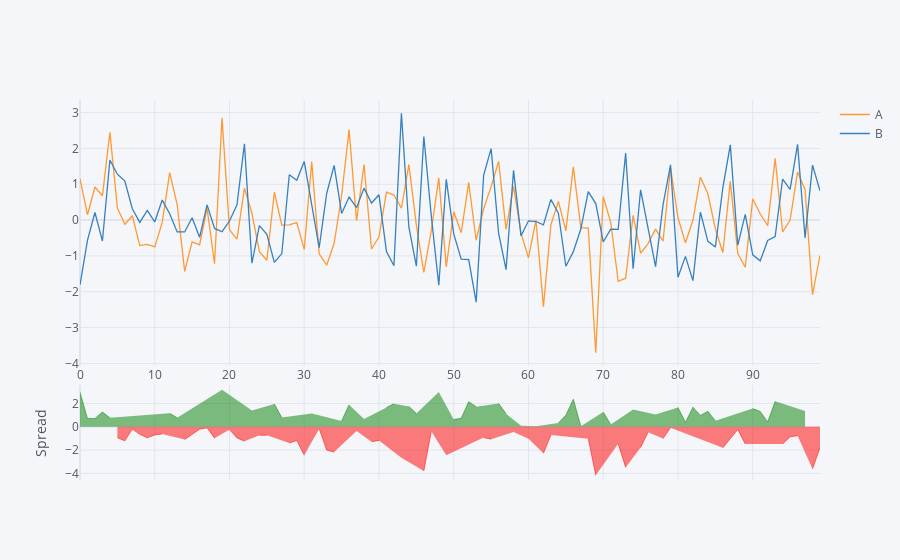

The cell this chart's notebook holds for it:
### Markdown cell above
## Spread

### Code cell
df[['A','B']].iplot(kind='spread')

### Figure 1 — Plotly figure (JSON) as saved in the notebook; plotly's stock layout.template omitted (floating-point values rounded to 4 significant figures)
{"data": [{"line": {"color": "rgba(255, 153, 51, 1.0)", "dash": "solid", "shape": "linear", "width": 1.3}, "mode": "lines", "name": "A", "text": "", "type": "scatter", "x": [0, 1, 2, 3, 4, 5, 6, 7, 8, 9, 10, 11, 12, 13, 14, 15, 16, 17, 18, 19, 20, 21, 22, 23, 24, 25, 26, 27, 28, 29, 30, 31, 32, 33, 34, 35, 36, 37, 38, 39, 40, 41, 42, 43, 44, 45, 46, 47, 48, 49, 50, 51, 52, 53, 54, 55, 56, 57, 58, 59, 60, 61, 62, 63, 64, 65, 66, 67, 68, 69, 70, 71, 72, 73, 74, 75, 76, 77, 78, 79, 80, 81, 82, 83, 84, 85, 86, 87, 88, 89, 90, 91, 92, 93, 94, 95, 96, 97, 98, 99], "y": [1.152, 0.1509, 0.9244, 0.6795, 2.448, 0.3412, -0.1165, 0.1229, -0.7118, -0.6785, -0.7478, -0.06462, 1.328, 0.436, -1.432, -0.6075, -0.6873, 0.3309, -1.215, 2.854, -0.2675, -0.5324, 0.8947, 0.1916, -0.8794, -1.119, 0.7776, -0.1414, -0.1324, -0.06652, -0.8163, 1.631, -0.9393, -1.258, -0.6467, 0.6867, 2.526, -0.01689, 1.551, -0.8057, -0.4655, 0.7826, 0.7002, 0.3317, 1.553, -0.1472, -1.462, -0.2837, 1.177, -1.304, 0.2312, -0.353, 1.053, -0.5621, 0.317, 0.9343, 1.641, -0.2603, 0.9402, -0.3617, -1.055, -0.002884, -2.415, -0.13, 0.5241, -0.3014, 1.487, -0.2077, -0.2238, -3.7, 0.6554, -0.06011, -1.706, -1.62, 0.1347, -0.9242, -0.6542, -0.2507, -0.5894, 1.467, 0.06484, -0.6324, -0.005683, 1.199, 0.7353, -0.243, -0.9056, 1.085, -0.9363, -1.314, 0.5917, 0.1781, -0.1565, 1.727, -0.3305, 0.001161, 1.344, 0.858, -2.082, -0.9839]}, {"line": {"color": "rgba(55, 128, 191, 1.0)", "dash": "solid", "shape": "linear", "width": 1.3}, "mode": "lines", "name": "B", "text": "", "type": "scatter", "x": [0, 1, 2, 3, 4, 5, 6, 7, 8, 9, 10, 11, 12, 13, 14, 15, 16, 17, 18, 19, 20, 21, 22, 23, 24, 25, 26, 27, 28, 29, 30, 31, 32, 33, 34, 35, 36, 37, 38, 39, 40, 41, 42, 43, 44, 45, 46, 47, 48, 49, 50, 51, 52, 53, 54, 55, 56, 57, 58, 59, 60, 61, 62, 63, 64, 65, 66, 67, 68, 69, 70, 71, 72, 73, 74, 75, 76, 77, 78, 79, 80, 81, 82, 83, 84, 85, 86, 87, 88, 89, 90, 91, 92, 93, 94, 95, 96, 97, 98, 99], "y": [-1.806, -0.5632, 0.2123, -0.5841, 1.678, 1.282, 1.092, 0.3192, -0.06389, 0.2714, -0.04684, 0.5598, 0.1769, -0.3301, -0.3296, 0.06436, -0.4804, 0.4248, -0.2319, -0.3242, -0.02462, 0.4278, 2.132, -1.2, -0.1524, -0.3955, -1.18, -0.9331, 1.268, 1.115, 1.635, 0.4861, -0.7702, 0.7438, 1.529, 0.1873, 0.6427, 0.3494, 0.8929, 0.4765, 0.7067, -0.8773, -1.274, 2.981, -0.1968, -1.286, 2.335, 0.11, -1.819, 1.137, -0.3826, -1.087, -1.102, -2.289, 1.249, 1.996, -0.3626, -1.38, 1.39, -0.443, -0.01959, -0.03906, -0.1336, 0.575, 0.196, -1.288, -0.8801, -0.2487, 0.7966, 0.4623, -0.6099, -0.2494, -0.2558, 1.868, -1.356, 0.847, -0.1826, -1.299, 0.4267, 1.542, -1.597, -1.011, -1.689, 0.2223, -0.5933, -0.7518, 0.9006, 2.099, -0.7003, 0.159, -0.9675, -1.137, -0.5673, -0.458, 1.147, 0.8596, 2.114, -0.4935, 1.534, 0.8174]}, {"connectgaps": false, "fill": "tozeroy", "line": {"color": "green", "dash": "solid", "shape": "linear", "width": 0.5}, "mode": "lines", "name": "Spread", "showlegend": false, "type": "scatter", "x": [0, 1, 2, 3, 4, 5, 6, 7, 8, 9, 10, 11, 12, 13, 14, 15, 16, 17, 18, 19, 20, 21, 22, 23, 24, 25, 26, 27, 28, 29, 30, 31, 32, 33, 34, 35, 36, 37, 38, 39, 40, 41, 42, 43, 44, 45, 46, 47, 48, 49, 50, 51, 52, 53, 54, 55, 56, 57, 58, 59, 60, 61, 62, 63, 64, 65, 66, 67, 68, 69, 70, 71, 72, 73, 74, 75, 76, 77, 78, 79, 80, 81, 82, 83, 84, 85, 86, 87, 88, 89, 90, 91, 92, 93, 94, 95, 96, 97, 98, 99], "xaxis": "x2", "y": [2.959, 0.7141, 0.7121, 1.264, 0.7702, "", "", "", "", "", "", "", 1.151, 0.766, "", "", "", "", "", 3.179, "", "", "", 1.392, "", "", 1.958, 0.7917, "", "", "", 1.145, "", "", "", 0.4994, 1.883, "", 0.6578, "", "", 1.66, 1.974, "", 1.75, 1.139, "", "", 2.996, "", 0.6138, 0.7336, 2.155, 1.727, "", "", 2.004, 1.12, "", 0.08135, "", 0.03618, "", "", 0.3281, 0.9866, 2.367, 0.04105, "", "", 1.265, 0.1893, "", "", 1.491, "", "", 1.048, "", "", 1.661, 0.3789, 1.683, 0.977, 1.329, 0.5088, "", "", "", "", 1.559, 1.315, 0.4108, 2.185, "", "", "", 1.352, "", ""], "yaxis": "y2"}, {"connectgaps": false, "fill": "tozeroy", "line": {"color": "red", "dash": "solid", "shape": "linear", "width": 0.5}, "mode": "lines", "name": "Spread", "showlegend": false, "type": "scatter", "x": [0, 1, 2, 3, 4, 5, 6, 7, 8, 9, 10, 11, 12, 13, 14, 15, 16, 17, 18, 19, 20, 21, 22, 23, 24, 25, 26, 27, 28, 29, 30, 31, 32, 33, 34, 35, 36, 37, 38, 39, 40, 41, 42, 43, 44, 45, 46, 47, 48, 49, 50, 51, 52, 53, 54, 55, 56, 57, 58, 59, 60, 61, 62, 63, 64, 65, 66, 67, 68, 69, 70, 71, 72, 73, 74, 75, 76, 77, 78, 79, 80, 81, 82, 83, 84, 85, 86, 87, 88, 89, 90, 91, 92, 93, 94, 95, 96, 97, 98, 99], "xaxis": "x2", "y": ["", "", "", "", "", -0.9406, -1.208, -0.1963, -0.6479, -0.9499, -0.7009, -0.6244, "", "", -1.102, -0.6719, -0.2069, -0.09394, -0.9835, "", -0.2429, -0.9602, -1.238, "", -0.727, -0.7234, "", "", -1.4, -1.182, -2.452, "", -0.1691, -2.002, -2.176, "", "", -0.3663, "", -1.282, -1.172, "", "", -2.65, "", "", -3.797, -0.3937, "", -2.441, "", "", "", "", -0.9318, -1.062, "", "", -0.4495, "", -1.036, "", -2.281, -0.705, "", "", "", "", -1.02, -4.162, "", "", -1.45, -3.488, "", -1.771, -0.4716, "", -1.016, -0.07546, "", "", "", "", "", "", -1.806, -1.014, -0.236, -1.473, "", "", "", "", -1.477, -0.8585, -0.7703, "", -3.616, -1.801], "yaxis": "y2"}], "layout": {"hovermode": "x", "legend": {"bgcolor": "#F5F6F9", "font": {"color": "#4D5663"}}, "paper_bgcolor": "#F5F6F9", "plot_bgcolor": "#F5F6F9", "title": {"font": {"color": "#4D5663"}}, "xaxis": {"gridcolor": "#E1E5ED", "showgrid": true, "tickfont": {"color": "#4D5663"}, "title": {"font": {"color": "#4D5663"}, "text": ""}, "zerolinecolor": "#E1E5ED"}, "xaxis2": {"anchor": "y2", "gridcolor": "#E1E5ED", "showgrid": true, "showticklabels": false, "tickfont": {"color": "#4D5663"}, "title": {"font": {"color": "#4D5663"}, "text": ""}, "zerolinecolor": "#E1E5ED"}, "yaxis": {"domain": [0.3, 1], "gridcolor": "#E1E5ED", "showgrid": true, "tickfont": {"color": "#4D5663"}, "title": {"font": {"color": "#4D5663"}, "text": ""}, "zerolinecolor": "#E1E5ED"}, "yaxis2": {"domain": [0, 0.25], "gridcolor": "#E1E5ED", "showgrid": true, "tickfont": {"color": "#4D5663"}, "title": {"font": {"color": "#4D5663"}, "text": "Spread"}, "zerolinecolor": "#E1E5ED"}}}
